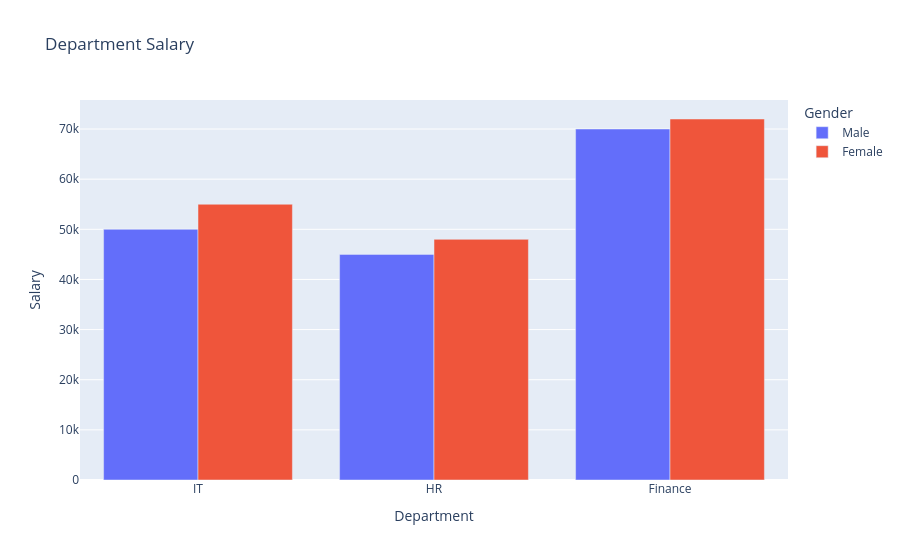

The notebook cell saved with this chart:
### Code cell
fig= px.bar(df,x='Department', y='Salary', title='Department Salary', color="Gender", barmode='group')
fig.show()

### Figure 1 — Plotly figure (JSON) as saved in the notebook; plotly's stock layout.template omitted (floating-point values rounded to 4 significant figures)
{"data": [{"alignmentgroup": "True", "hovertemplate": "Gender=Male<br>Department=%{x}<br>Salary=%{y}<extra></extra>", "legendgroup": "Male", "marker": {"color": "#636efa", "pattern": {"shape": ""}}, "name": "Male", "offsetgroup": "Male", "orientation": "v", "showlegend": true, "textposition": "auto", "type": "bar", "x": ["IT", "HR", "Finance"], "xaxis": "x", "y": [50000, 45000, 70000], "yaxis": "y"}, {"alignmentgroup": "True", "hovertemplate": "Gender=Female<br>Department=%{x}<br>Salary=%{y}<extra></extra>", "legendgroup": "Female", "marker": {"color": "#EF553B", "pattern": {"shape": ""}}, "name": "Female", "offsetgroup": "Female", "orientation": "v", "showlegend": true, "textposition": "auto", "type": "bar", "x": ["IT", "HR", "Finance"], "xaxis": "x", "y": [55000, 48000, 72000], "yaxis": "y"}], "layout": {"barmode": "group", "legend": {"title": {"text": "Gender"}, "tracegroupgap": 0}, "title": {"text": "Department Salary"}, "xaxis": {"anchor": "y", "domain": [0, 1], "title": {"text": "Department"}}, "yaxis": {"anchor": "x", "domain": [0, 1], "title": {"text": "Salary"}}}}
